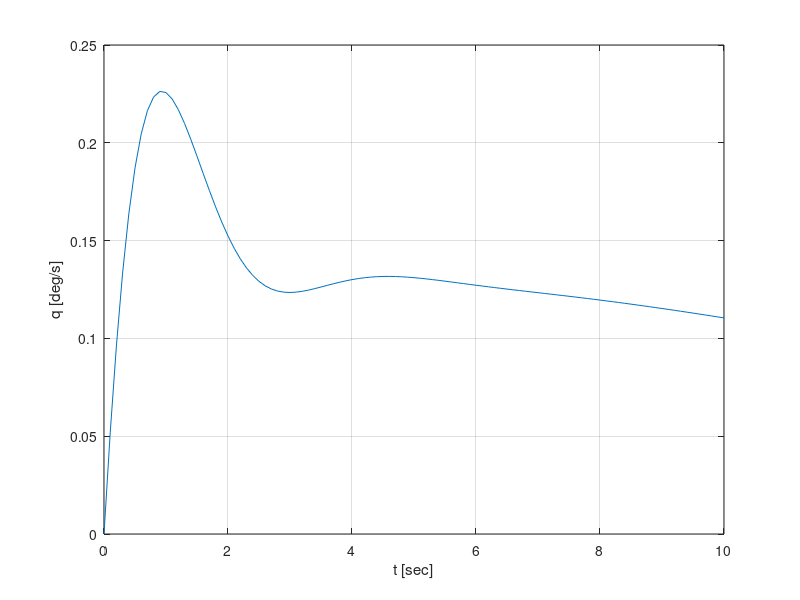
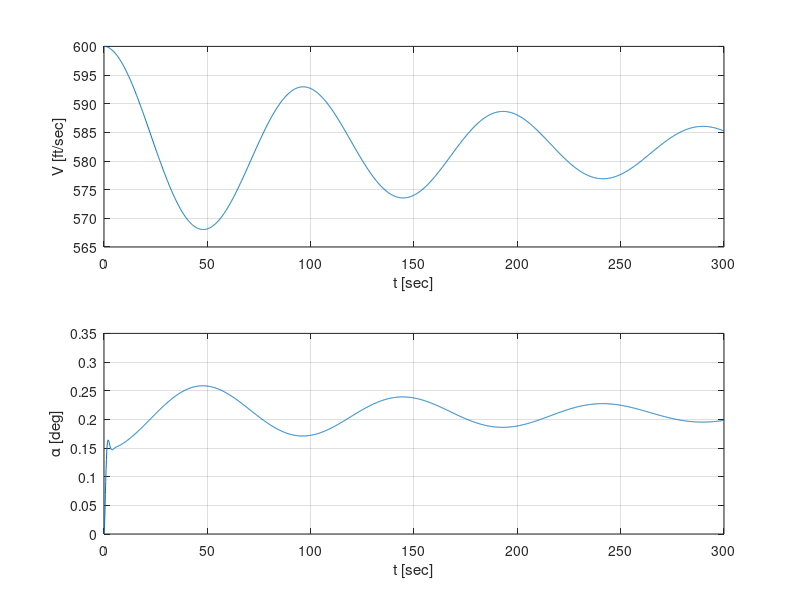
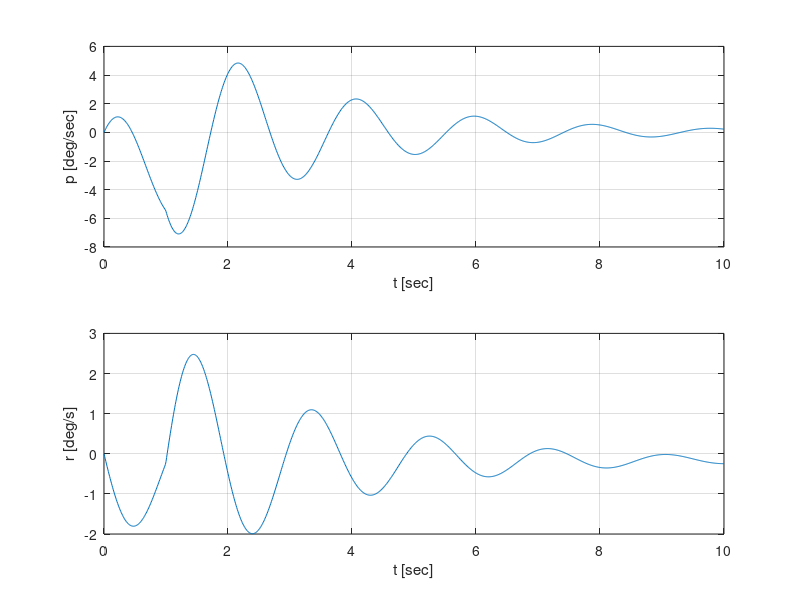
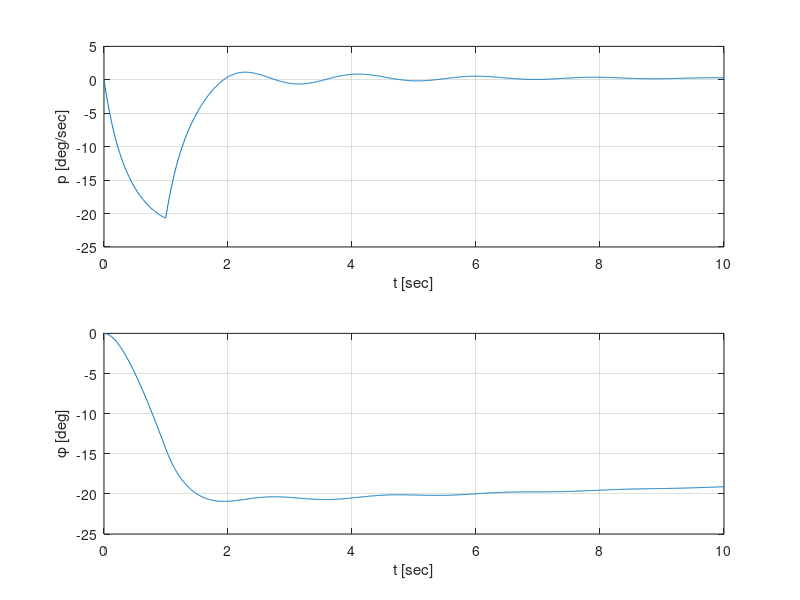

Here is the MATLAB script that generated these plots, in order:
%==========================================================================
%   This programm calculates the inherent motion
%   characteristics of the reduced F-16 model
%   - periodic: short period, phugoid, Dutch roll
%   - aperiodic: aperiodic roll, spiral
%
%   Author: Lukas
% 
%==========================================================================
clear; 

% import matrices
load redu_ss

% define trim point
v0 = 600; %[ft/s]

% set plotting/display parameters
pzmaps          = false;
characteristics = false;
simulations     = true;

% ------------------SS matrices--------------------------------------------

% LONGITUDINAL
states_lon    = {'theta' 'v' 'alpha' 'q'};
inputs_lon    = {'elevator'};
outputs_lon   = {'theta' 'v' 'alpha' 'q'};
SS_lon = ss(A_lon, B_lon, C_lon, D_lon,...
            'statename',states_lon,...
            'inputname',inputs_lon,...
            'outputname',outputs_lon);
        
% LATERAL
states_lat    = {'phi' 'beta' 'roll rate' 'yaw rate'};
inputs_lat    = {'aileron' 'rudder'};
outputs_lat   = {'phi' 'beta' 'roll rate' 'yaw rate'};
SS_lat = ss(A_lat, B_lat, C_lat, D_lat,...
            'statename',states_lat,...
            'inputname',inputs_lat,...
            'outputname',outputs_lat);

% -------------------pole-zero maps----------------------------------------
if pzmaps
    
    % LONGITUDINAL
    figure(1); 
    pzmap(SS_lon);
    print -depsc2 -r1200 Figures/pzmap_sym
    
    % LATERAL
    figure(2); 
    pzmap(SS_lat);
    print -depsc2 -r1200 Figures/pzmap_asym
    
end

% ------------------characteristics----------------------------------------
if characteristics
    
    % calculate natural frequencies and damping ratios
    [Wn_lon, zeta_lon, Po_lon] = damp(SS_lon);
    [Wn_lat, zeta_lat, Po_lat] = damp(SS_lat);
    
    % LONGITUDINAL
    
    % calculate period (PDF P.5 check!)
    P_lon = 2*pi()./(Wn_lon.*sqrt(1-zeta_lon.^2));
    % calculate time to half amplitude
    T_halfa_lon = log(2)./(Wn_lon.*zeta_lon);
    % combine characteristics into matrix
    chara_lon = [real(Po_lon),imag(Po_lon),Wn_lon,zeta_lon, P_lon, T_halfa_lon];
    
    % display matrix
    disp('Longitudinal:')
    disp('   Pole (real,imag)       Wn       zeta      P      T_halfa')
    disp('   --------------------------------------------------------')
    disp(chara_lon)
    
    % wrtie matrix to excel
    xlswrite('Tables/chara_lon',chara_lon);
    
    % LATERAL
    
    % calculate time constant
    tau_lat = 1./(zeta_lat.*Wn_lat);
    % calculate time to half amplitude
    T_halfa_lat = log(2)./(Wn_lat.*zeta_lat);
    % combine characteristics into matrix
    chara_lat = [real(Po_lat), imag(Po_lat), Wn_lat,zeta_lat, tau_lat, T_halfa_lat];
    
    % display matrix
    disp('Lateral:')
    disp('   Pole (real,imag)       Wn       zeta      tau      T_halfa')
    disp('   ----------------------------------------------------------')
    disp(chara_lat)
    
    % wrtie matrix to excel
    xlswrite('Tables/chara_lat',chara_lat);
    
end

% ---------------------simulation------------------------------------------

if simulations
    
    % figure parameters for printing
    simfig_width    = 1000;
    simfig_height   = 400;
    
    % lsim parameters for pulse-shaped inputs
    T = 10; % observaton period [s]
    dt = 0.01; % sampling time [s]
    
    % pulse parameters
    d_ail = 1; % aileron pulse duration [s]
    m_ail = rad2deg(0.025); % aileron pulse magnitude [deg]
    
    d_rud = 1; % rudder pulse duration [s]
    m_rud = rad2deg(0.025); % rudder pulse magnitude [deg]
    
    % define time axis
    t  = 0:dt:T; N = length(t);
    
    % create signals
    N_ail = d_ail/dt;
    N_rud = d_rud/dt;
    
    sig_ail  = [m_ail*ones(1,N_ail),zeros(1,N-N_ail)];
    sig_rud  = [m_rud*ones(1,N_rud),zeros(1,N-N_rud)];
    sig_null = zeros(1,N);
    
    
    % SHORT PERIOD
    [y_sp, t_sp] = step(-0.05*SS_lon,10); % elevator input: -0.05 [rad]
    theta_sp = y_sp(:,1);
    q_sp = y_sp(:,4);
    
    figure('pos',[100 100 simfig_width simfig_height/2])
    figure(1)
    plot(t_sp,q_sp)
    xlabel('t [sec]')
    ylabel('q [deg/s]')
    grid on
    print -depsc2 -r1200 Figures/short_period
    
    % PHUGOID
    [y_ph, t_ph] = step(-0.05*SS_lon,300); % elevator input: -0.05 [rad]
    v_ph = y_ph(:,2) + v0; % trim velocity added
    alpha_ph = y_ph(:,3);
    
    figure('pos',[100 100 simfig_width simfig_height])
    figure(2)
    subplot(2,1,1)
    plot(t_ph,v_ph)
    xlabel('t [sec]')
    ylabel('V [ft/sec]')
    grid on
    
    subplot(2,1,2)
    plot(t_ph,alpha_ph)
    xlabel('t [sec]')
    ylabel('\alpha [deg]')
    grid on
    print -depsc2 -r1200 Figures/phugoid

    
    % DUTCH ROLL
    % use rudder pulse
    sig_dr = [sig_null',sig_rud'];
    y_dr = lsim(SS_lat,sig_dr,t);
    p_dr = y_dr(:,3);
    r_dr = y_dr(:,4);
    
    figure('pos',[100 100 simfig_width simfig_height])
    figure(3)
    subplot(2,1,1)
    plot(t,p_dr)
    xlabel('t [sec]')
    ylabel('p [deg/sec]')
    grid on
    
    subplot(2,1,2)
    plot(t,r_dr)
    xlabel('t [sec]')
    ylabel('r [deg/s]')
    grid on
    print -depsc2 -r1200 Figures/dutch_roll
    
    % APERIODIC ROLL
    % use aileron pulse
    sig_ap = [sig_ail',sig_null'];
    y_ap = lsim(SS_lat,sig_ap,t);
    p_ap = y_ap(:,3);
    
    % (Plot combined with spiral)
    
    % SPIRAL
    % use aileron pulse
    
    sig_spir = [sig_ail',sig_null'];
    y_spir = lsim(SS_lat,sig_spir,t);
    phi_spir = y_spir(:,1);
    
    figure('pos',[100 100 simfig_width simfig_height])
    figure(4)
    subplot(2,1,1)
    plot(t,p_ap)
    xlabel('t [sec]')
    ylabel('p [deg/sec]')
    grid on
    
    subplot(2,1,2)
    plot(t,phi_spir)
    xlabel('t [sec]')
    ylabel('\phi [deg]')
    grid on
    print -depsc2 -r1200 Figures/aperoll_spiral
    
end




